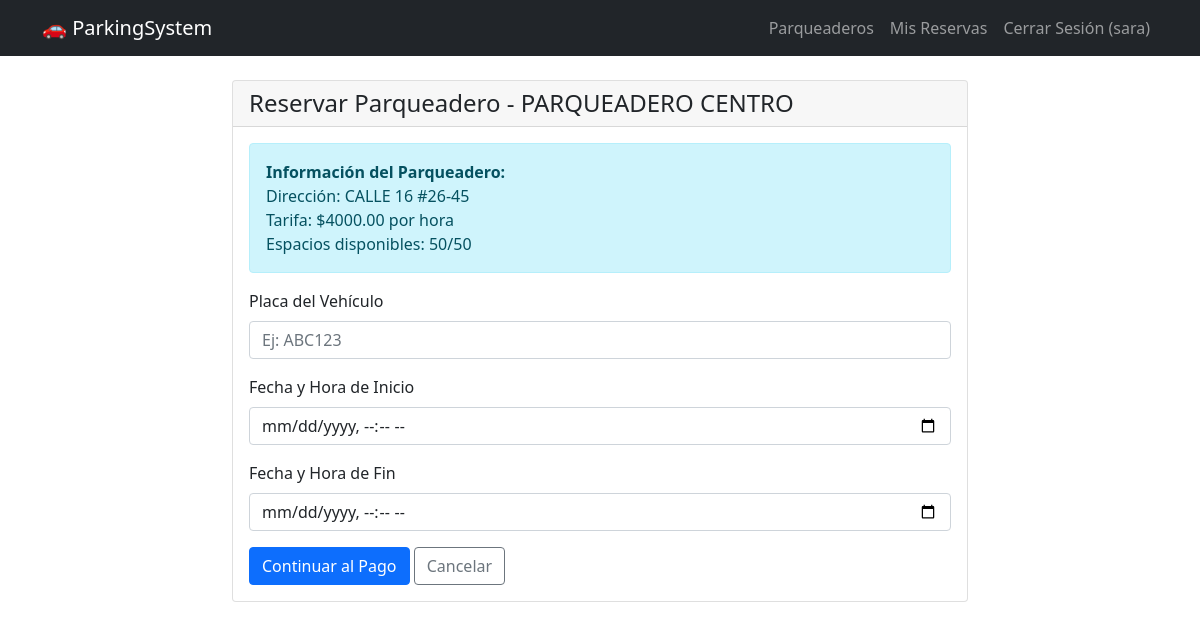
Screenshot of /reserve/1/ (signed in) with the database file from the repository.
### reservations/models.py (models this page shows, shortened)
class ParkingLot(models.Model):
    name = models.CharField(max_length=100)
    address = models.TextField()
    total_spaces = models.IntegerField()
    hourly_rate = models.DecimalField(max_digits=6, decimal_places=2)
    is_active = models.BooleanField(default=True)
    def available_spaces(self):
        try:
            now = timezone.now()
            reserved_count = Reservation.objects.filter(
                parking_lot=self,
                start_time__lte=now,
                end_time__gte=now,
                status__in=['confirmed', 'active']
            ).count()
            return max(0, self.total_spaces - reserved_count)
        except:
            return self.total_spaces

### reservations/views.py (the view)
# urls.py: path('reserve/<int:parking_lot_id>/', views.create_reservation, name='create_reservation'),
@login_required
def create_reservation(request, parking_lot_id):
    print(f"DEBUG: Método: {request.method}")  # ← Agregar esto
    print(f"DEBUG: POST data: {request.POST}")  # ← Agregar esto
    parking_lot = get_object_or_404(ParkingLot, id=parking_lot_id, is_active=True)
    if parking_lot.available_spaces() <= 0:
        messages.error(request, "No hay espacios disponibles en este parqueadero.")
        return redirect('parking_list')
    if request.method == 'POST':
        form = ReservationForm(request.POST)
        if form.is_valid():
            try:
                reservation = form.save(commit=False)
                reservation.user = request.user
                reservation.parking_lot = parking_lot
                reservation.save()
                messages.success(request, "Reserva creada exitosamente. Proceda al pago.")
                return redirect('payment', reservation_id=reservation.id)
            except Exception as e:
                messages.error(request, f"Error al crear la reserva: {str(e)}")
        else:
            for field, errors in form.errors.items():
                for error in errors:
                    messages.error(request, f"Error en {field}: {error}")
    else:
        form = ReservationForm(initial={'parking_lot': parking_lot})
    return render(request, 'reservations/reservation.html', {
        'form': form,
        'parking_lot': parking_lot
    })

### reservations/forms.py (shortened to what this page needs)
class ReservationForm(forms.ModelForm):
    class Meta:
        model = Reservation
        fields = ['parking_lot', 'license_plate', 'start_time', 'end_time']
        widgets = {
            'start_time': forms.DateTimeInput(attrs={'type': 'datetime-local'}),
            'end_time': forms.DateTimeInput(attrs={'type': 'datetime-local'}),
        }

### reservations/templates/reservations/reservation.html (shortened to what this page needs)
{% extends 'reservations/base.html' %}
{% block content %}
<div class="row justify-content-center">
    <div class="col-md-8">
        <div class="card">
            <div class="card-header">
                <h4 class="mb-0">Reservar Parqueadero - {{ parking_lot.name }}</h4>
            </div>
            <div class="card-body">
                <div class="alert alert-info">
                    <strong>Información del Parqueadero:</strong><br>
                    Dirección: {{ parking_lot.address }}<br>
                    Tarifa: ${{ parking_lot.hourly_rate }} por hora<br>
                    Espacios disponibles: {{ parking_lot.available_spaces }}/{{ parking_lot.total_spaces }}
                </div>
                <form method="post">
                    <div class="mb-3">
                        <label class="form-label">Placa del Vehículo</label>
                        <input type="text" class="form-control" name="license_plate" maxlength="10"
                               value="{{ form.license_plate.value|default:'' }}" required
                               placeholder="Ej: ABC123">
                    </div>
                    <div class="mb-3">
                        <label class="form-label">Fecha y Hora de Inicio</label>
                        <input type="datetime-local" class="form-control" name="start_time"
                               value="{{ form.start_time.value|default:'' }}" required>
                    </div>
                    <div class="mb-3">
                        <label class="form-label">Fecha y Hora de Fin</label>
                        <input type="datetime-local" class="form-control" name="end_time"
                               value="{{ form.end_time.value|default:'' }}" required>
                    </div>
                    <div class="mt-3">
                        <button type="submit" class="btn btn-primary">Continuar al Pago</button>
                        <a href="{% url 'parking_list' %}" class="btn btn-outline-secondary">Cancelar</a>
                    </div>
                </form>
            </div>
        </div>
    </div>
</div>
{% endblock %}

### reservations/templates/reservations/base.html (shortened to what this page needs)
<!DOCTYPE html>
<html lang="es">
<head>
    <link href="https://cdn.jsdelivr.net/npm/bootstrap@5.1.3/dist/css/bootstrap.min.css" rel="stylesheet">
</head>
<body>
    <nav class="navbar navbar-expand-lg navbar-dark bg-dark">
        <div class="container">
            <a class="navbar-brand" href="{% url 'home' %}">🚗 ParkingSystem</a>
            <div class="navbar-nav ms-auto">
                {% if user.is_authenticated %}
                    <a class="nav-link" href="{% url 'parking_list' %}">Parqueaderos</a>
                    <a class="nav-link" href="{% url 'user_reservations' %}">Mis Reservas</a>
                    <a class="nav-link" href="{% url 'logout' %}">Cerrar Sesión ({{ user.username }})</a>
                {% else %}
                    <a class="nav-link" href="{% url 'login' %}">Iniciar Sesión</a>
                    <a class="nav-link" href="{% url 'register' %}">Registrarse</a>
                {% endif %}
            </div>
        </div>
    </nav>
    <div class="container mt-4">
        {% block content %}
        {% endblock %}
    </div>
</body>
</html>

### rows the page displays
ParkingLot: name "PARQUEADERO CENTRO", address "CALLE 16 #26-45", hourly_rate "4000.00", available_spaces "50", total_spaces "50"

### other values shown
{{ user.username }} "sara"
